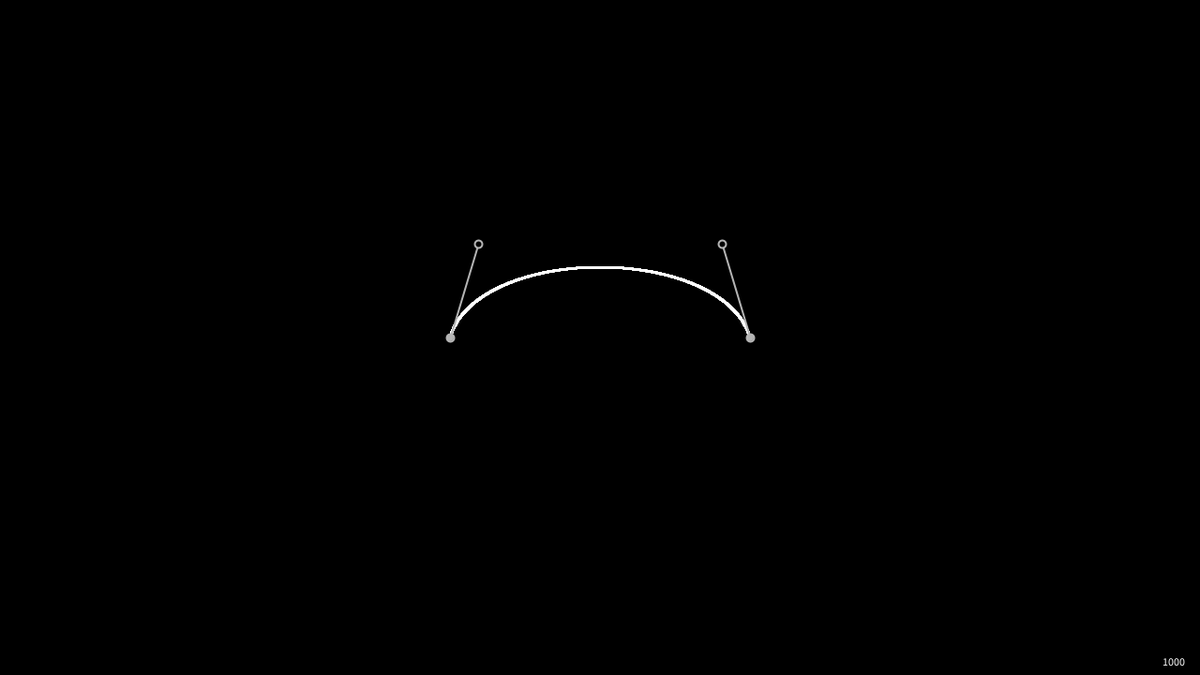
Frame 1 (no input)
Frame 60 (the mouse pressed at the canvas centre just before this capture): identical to frame 1, image omitted
Frame 120 (the mouse held since frame 60 and released just before this capture): identical to frame 1, image omitted

The Processing sketch that drew this single still picture (run headless with seeded random() and noise(); from frame 60 on, the mouse is pressed at the canvas centre):

// Processing sketch: beziyay
// ── beziyay.pde
/*

Messy hair don't care

(And by hair I mean code)

*/

int cw = 1280; // Canvas width
int ch = 720; // Canvas height

void setup() {
  size(1280, 720);
}

int res;
int respos = 50;

class vert1 {
  float x = (cw / 2) - 160;
  float y = ch / 2;
  float cx = x + 30;
  float cy = y - 100;
}
vert1 v1 = new vert1();

class vert2 {
  float x = (cw / 2) + 160;
  float y = ch / 2;
  float cx = x - 30;
  float cy = y - 100;
}
vert2 v2 = new vert2();


boolean cl_v1 = false;
boolean cl_v2 = false;
boolean cl_c1 = false;
boolean cl_c2 = false;


void mouseWheel(MouseEvent event) {
  if (respos < 50 && event.getCount() <= -1) {
    respos -= event.getCount();
  } else if (respos > -10 && event.getCount() >= 1) {
    respos -= event.getCount();
  }
}

void draw() {
  background(0);
  
  res = round(10 * pow(10, 0.04 * respos));
  
  if (sqrt(((float(mouseX) - v1.cx) * (float(mouseX) - v1.cx)) + ((float(mouseY) - v1.cy) * (float(mouseY) - v1.cy))) <= 8 && mousePressed && !cl_c2 && !cl_v1 && !cl_v2) {
    cl_c1 = true;
  } else if (sqrt(((float(mouseX) - v2.cx) * (float(mouseX) - v2.cx)) + ((float(mouseY) - v2.cy) * (float(mouseY) - v2.cy))) <= 8 && mousePressed && !cl_c1 && !cl_v1 && !cl_v2) {
    cl_c2 = true;
  } else if (sqrt(((float(mouseX) - v1.x) * (float(mouseX) - v1.x)) + ((float(mouseY) - v1.y) * (float(mouseY) - v1.y))) <= 8 && mousePressed && !cl_c1 && !cl_c2 && !cl_v2) {
    cl_v1 = true;
  } else if (sqrt(((float(mouseX) - v2.x) * (float(mouseX) - v2.x)) + ((float(mouseY) - v2.y) * (float(mouseY) - v2.y))) <= 8 && mousePressed && !cl_c1 && !cl_c2 && !cl_v1) {
    cl_v2 = true;
  }
  
  if (!mousePressed) {
    cl_c1 = false;
    cl_c2 = false;
    cl_v1 = false;
    cl_v2 = false;
  }
  
  if (cl_c1) {
    v1.cx = float(mouseX);
    v1.cy = float(mouseY);
  } else if (cl_c2) {
    v2.cx = float(mouseX);
    v2.cy = float(mouseY);
  } else if (cl_v1) {
    float difx = v1.cx - v1.x;
    float dify = v1.cy - v1.y;
    
    v1.x = float(mouseX);
    v1.y = float(mouseY);
    v1.cx = float(mouseX) + difx;
    v1.cy = float(mouseY) + dify;
  } else if (cl_v2) {
    float difx = v2.cx - v2.x;
    float dify = v2.cy - v2.y;
    
    v2.x = float(mouseX);
    v2.y = float(mouseY);
    v2.cx = float(mouseX) + difx;
    v2.cy = float(mouseY) + dify;
  }
  
  strokeWeight(3);
  stroke(255, 255, 255, 255);
  float x = v1.x;
  float y = v1.y;
  float x_p;
  float y_p;
  
  float c1x = v1.x;
  float c1y = v1.y;
  float c2x = v1.cx;
  float c2y = v1.cy;
  float c3x = v2.cx;
  float c3y = v2.cy;
  
  float cc1x = v1.x;
  float cc1y = v1.y;
  float cc2x = v1.cx;
  float cc2y = v1.cy;
  
  
  for (int i = 0; i <= res; i++) {
    float t = float(i) / float(res);
    
    
    c1x = lerp(v1.x, v1.cx, t);
    c1y = lerp(v1.y, v1.cy, t);
    
    c2x = lerp(v1.cx, v2.cx, t);
    c2y = lerp(v1.cy, v2.cy, t);
    
    c3x = lerp(v2.cx, v2.x, t);
    c3y = lerp(v2.cy, v2.y, t);
    
    
    cc1x = lerp(c1x, c2x, t);
    cc1y = lerp(c1y, c2y, t);
    
    
    cc2x = lerp(c2x, c3x, t);
    cc2y = lerp(c2y, c3y, t);
    
    
    x_p = x;
    y_p = y;
    
    x = lerp(cc1x, cc2x, t);
    y = lerp(cc1y, cc2y, t);
    
    line(x_p, y_p, x, y);
  }
  
  stroke(180);
  fill(180);
  strokeWeight(2);
  
  line(v1.x, v1.y, v1.cx, v1.cy);
  line(v2.x, v2.y, v2.cx, v2.cy);
  
  //line(v1.cx, v1.cy, v2.cx, v2.cy);
  
  ellipse(v1.x, v1.y, 8, 8);
  ellipse(v2.x, v2.y, 8, 8);
  
  fill(0);
  ellipse(v1.cx, v1.cy, 8, 8);
  ellipse(v2.cx, v2.cy, 8, 8);
  
  fill(255);
  text(res, cw - 40, ch - 10);
}
